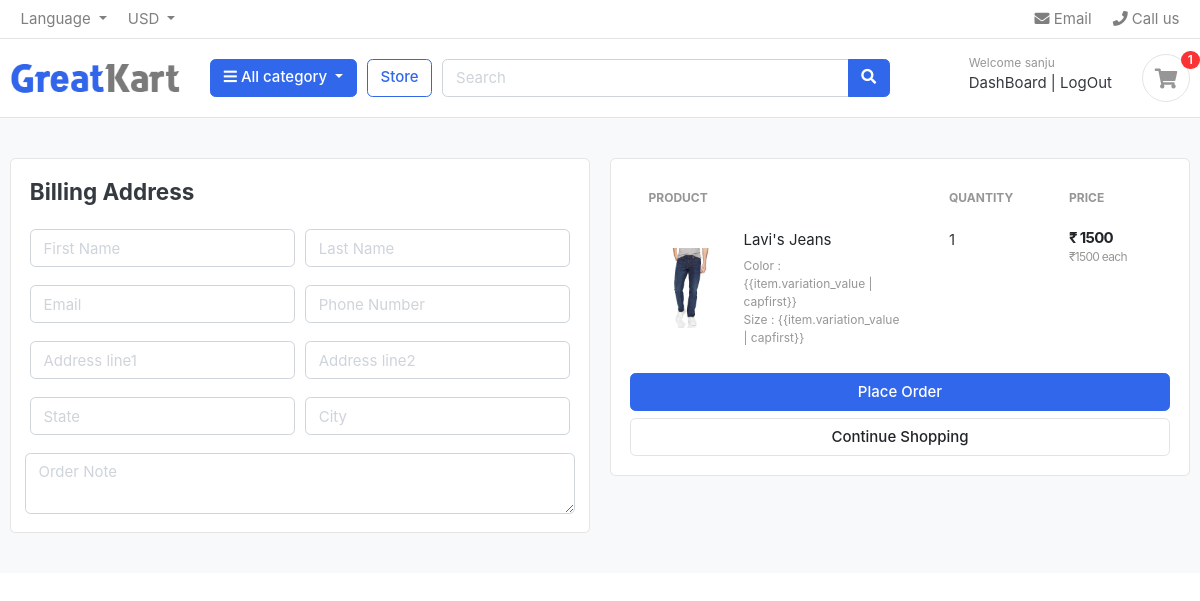
Page /cart/checkout/ (signed in) on the committed database.
### accounts/models.py (models this page shows, shortened)
class Account(AbstractBaseUser):
    first_name=models.CharField(max_length=50)
    last_name=models.CharField(max_length=50)
    username=models.CharField(max_length=50,unique=True)
    email=models.EmailField(max_length=100,unique=True)
    phone_number=models.CharField(max_length=12,blank=True)
    date_joiened=models.DateField(auto_now_add=True)
    last_login=models.DateTimeField(auto_now_add=True)
    is_admin=models.BooleanField(default=False)
    is_staff=models.BooleanField(default=False)
    is_active=models.BooleanField(default=False)
    is_superadmin=models.BooleanField(default=False)
    USERNAME_FIELD='email'
    REQUIRED_FIELDS=['username','first_name','last_name']
    objects=MyAccountManager()

### carts/models.py (models this page shows, shortened)
class CartItem(models.Model):
    user = models.ForeignKey(Account, on_delete=models.CASCADE, null=True)
    product = models.ForeignKey(Product, on_delete=models.CASCADE)
    variations = models.ManyToManyField(Variation, blank=True)
    cart    = models.ForeignKey(Cart, on_delete=models.CASCADE, null=True)
    quantity = models.IntegerField()
    is_active = models.BooleanField(default=True)
    def sub_total(self):
        return self.product.price * self.quantity

### store/models.py (models this page shows, shortened)
class Product(models.Model):
    product_name    = models.CharField(max_length=200, unique=True)
    slug            = models.SlugField(max_length=200, unique=True)
    description     = models.TextField(max_length=500, blank=True)
    price           = models.IntegerField()
    images          = models.ImageField(upload_to='photos/products')
    stock           = models.IntegerField()
    is_available    = models.BooleanField(default=True)
    category        = models.ForeignKey(Category, on_delete=models.CASCADE)
    created_date    = models.DateTimeField(auto_now_add=True)
    modified_date   = models.DateTimeField(auto_now=True)
    def get_url(self):
        return reverse('product_detail', args=[self.category.slug, self.slug])

class Variation(models.Model):
    product = models.ForeignKey(Product, on_delete=models.CASCADE)
    variation_category = models.CharField(max_length=100, choices=variation_category_choice)
    variation_value     = models.CharField(max_length=100)
    is_active           = models.BooleanField(default=True)
    created_date        = models.DateTimeField(auto_now=True)
    objects = VariationManager()

### carts/views.py (the view)
# urls.py: path('checkout/', views.checkout, name='checkout'),
@login_required(login_url='login')
def checkout(request, total=0, quantity=0, cart_items=None):
    try:
        tax = 0
        grand_total = 0
        if request.user.is_authenticated:
            cart_items = CartItem.objects.filter(user=request.user, is_active=True)
        else:
            cart = Cart.objects.get(cart_id=_cart_id(request))
            cart_items = CartItem.objects.filter(cart=cart, is_active=True)
        for cart_item in cart_items:
            total += (cart_item.product.price * cart_item.quantity)
            quantity += cart_item.quantity
        tax = (2 * total)/100
        grand_total = total + tax
    except ObjectDoesNotExist:
        pass #just ignore
    context = {
        'total': total,
        'quantity': quantity,
        'cart_items': cart_items,
        'tax'       : tax,
        'grand_total': grand_total,
    }
    return render(request, 'store/checkout.html', context)

### templates/store/checkout.html (shortened to what this page needs)
<!DOCTYPE HTML>
<html lang="en">
<head>
    <link href="/static/css/bootstrap.css" rel="stylesheet" type="text/css" />
    <link href="/static/fonts/fontawesome/css/all.min.css" type="text/css" rel="stylesheet">
    <link href="/static/css/ui.css" rel="stylesheet" type="text/css" />
    <link href="/static/css/responsive.css" rel="stylesheet" media="only screen and (max-width: 1200px)" />
</head>
<body>
    <header class="section-header">
        <nav class="navbar p-md-0 navbar-expand-sm navbar-light border-bottom">
            <div class="container">
                <div class="collapse navbar-collapse" id="navbarTop4">
                    <ul class="navbar-nav mr-auto">
                        <li class="nav-item dropdown">
                            <a href="#" class="nav-link dropdown-toggle" data-toggle="dropdown"> Language </a>
                        </li>
                        <li class="nav-item dropdown">
                            <a href="#" class="nav-link dropdown-toggle" data-toggle="dropdown"> USD </a>
                        </li>
                    </ul>
                    <ul class="navbar-nav">
                        <li><a href="#" class="nav-link"> <i class="fa fa-envelope"></i> Email </a></li>
                        <li><a href="#" class="nav-link"> <i class="fa fa-phone"></i> Call us </a></li>
                    </ul>
                </div>
            </div>
        </nav>
        <section class="header-main border-bottom">
            <div class="container">
                <div class="row align-items-center">
                    <div class="col-lg-2 col-md-3 col-6">
                        <a href="{% url 'home' %}" class="brand-wrap">
                            <img class="logo" src="/static/images/logo.png">
                        </a>
                    </div>
                    <div class="col-lg col-sm col-md col-6 flex-grow-0">
                        <div class="category-wrap dropdown d-inline-block float-right">
                            <button type="button" class="btn btn-primary dropdown-toggle" data-toggle="dropdown">
                                <i class="fa fa-bars"></i> All category
                            </button>
                        </div>
                    </div>
                    <a href="/store" class="btn btn-outline-primary">Store</a>
                    <div class="col-lg  col-md-6 col-sm-12 col">
                        <form action="{% url 'search' %}" class="search" method="get">
                            <div class="input-group w-100">
                                <input type="text" class="form-control" style="width:60%;" placeholder="Search"
                                    name="keyword">
                                <div class="input-group-append">
                                    <button class="btn btn-primary" type="submit">
                                        <i class="fa fa-search"></i>
                                    </button>
                                </div>
                            </div>
                        </form>
                    </div>
                    <div class="col-lg-3 col-sm-6 col-8 order-2 order-lg-3">
                        <div class="d-flex justify-content-end mb-3 mb-lg-0">
                            {% if user.id is None %}
                            <div class="widget-header">
                                <small class="title text-muted">Welcome guest!</small>
                                <div>
                                    <a href="{% url 'login' %}">Sign in</a> <span class="dark-transp"> | </span>
                                    <a href="{% url 'register' %}"> Register</a>
                                </div>
                            </div>
                            {% else %}
                            <div class="widget-header">
                                <small class="title text-muted">Welcome {{user.first_name}}</small>
                                <div>
                                    <a href="{% url 'dashboard' %}"> DashBoard</a> <span class="dark-transp"> | </span>
                                    <a href="{% url 'logout' %}"> LogOut</a>
                                </div>
                            </div>
                            {% endif %}
                            <a href="/cart" class="widget-header pl-3 ml-3">
                                <div class="icon icon-sm rounded-circle border"><i class="fa fa-shopping-cart"></i>
                                </div>
                                <span class="badge badge-pill badge-danger notify">{{cart_count}}</span>
                            </a>
                        </div>
                    </div>
                </div>
            </div>
        </section>
    </header>
    <section class="section-content padding-y bg">
        <div class="container">
            <div class="row">
                <aside class="col-lg-6">
                    <div class="card">
                        <div class="card-body">
                            <h4 class="card-title mb-4">Billing Address</h4>
                            <form action="" method="POST">
                                <div class="form-row">
                                    <div class="col form-group">
                                        <input type="text" name="first_name" placeholder="First Name"
                                            class="form-control" required>
                                    </div>
                                    <div class="col form-group">
                                        <input type="text" name="last_name" placeholder="Last Name" class="form-control"
                                            required>
                                    </div>
                                </div>
                                <div class="form-row">
                                    <div class="col form-group">
                                        <input type="email" name="email" placeholder="Email" class="form-control"
                                            required>
                                    </div>
                                    <div class="col form-group">
                                        <input type="text" name="phone" placeholder="Phone Number" class="form-control"
                                            required>
                                    </div>
                                </div>
                                <div class="form-row">
                                    <div class="col form-group">
                                        <input type="text" name="address_line_1" placeholder="Address line1"
                                            class="form-control" required>
                                    </div>
                                    <div class="col form-group">
                                        <input type="text" name="address_line_2" placeholder="Address line2"
                                            class="form-control">
                                    </div>
                                </div>
                                <div class="form-row">
                                    <div class="col form-group">
                                        <input type="text" name="state" placeholder="State" class="form-control"
                                            required>
                                    </div>
                                    <div class="col form-group">
                                        <input type="text" name="city" placeholder="City" class="form-control" required>
                                    </div>
                                </div>
                                <div class="form-row">
                                    <textarea name="order_note" placeholder="Order Note" rows="2"
                                        class="form-control"></textarea>
                                </div>
                        </div>
                    </div>
                </aside>
                <aside class="col-lg-6">
                    <div class="card">
                        <div class="card-body">
                            <table class="table table-borderless table-shopping-cart">
                                <thead class="text-muted">
                                    <tr class="small text-uppercase">
                                        <th scope="col">Product</th>
                                        <th scope="col" width="120">Quantity</th>
                                        <th scope="col" width="120">Price</th>
                                    </tr>
                                </thead>
                                <tbody>
                                    {% for cart_item in cart_items %}
                                    <tr>
                                        <td>
                                            <figure class="itemside align-items-center">
                                                <div class="aside"><a href="{{ cart_item.product.get_url }}"><img
                                                            src="{{cart_item.product.images.url}}" class="img-sm"></a>
                                                </div>
                                                <figcaption class="info">
                                                    <a href="{{ cart_item.product.get_url }}"
                                                        class="title text-dark">{{cart_item.product.product_name}}</a>
                                                    <p class="text-muted small">
                                                        {% if cart_item.variations.all %}
                                                        {% for item in cart_item.variations.all %}
                                                        {{item.variation_category | capfirst}} : {{item.variation_value
                                                        |
                                                        capfirst}} <br>
                                                        {% endfor %}
                                                        {% endif %}
                                                    </p>
                                                </figcaption>
                                            </figure>
                                        </td>
                                        <td>
                                            <label>{{cart_item.quantity}}</label>
                                        </td>
                                        <td>
                                            <div class="price-wrap">
                                                <var class="price">₹ {{ cart_item.sub_total }}</var>
                                                <small class="text-muted"> ₹{{cart_item.product.price}} each </small>
                                            </div>
                                        </td>
                                    </tr>
                                    {% endfor %}
                                </tbody>
                            </table>
                            <button type="submit" name="submit" class="btn btn-primary btn-block">Place Order</button>
                            <a href="/store" class="btn btn-light btn-block">Continue Shopping</a>
                        </div>
                    </div>
                </aside>
            </div>
        </div>
    </section>
</body>
</html>

### rows in the picture
Account: first_name "sanju"
CartItem: product.images (picture), product.product_name "Lavi's Jeans", quantity "1", sub_total "1500", product.price "1500"
Variation: variation_category "Color"
Variation: variation_category "Size"

### other values in the picture
{{ cart_count }} "1"
